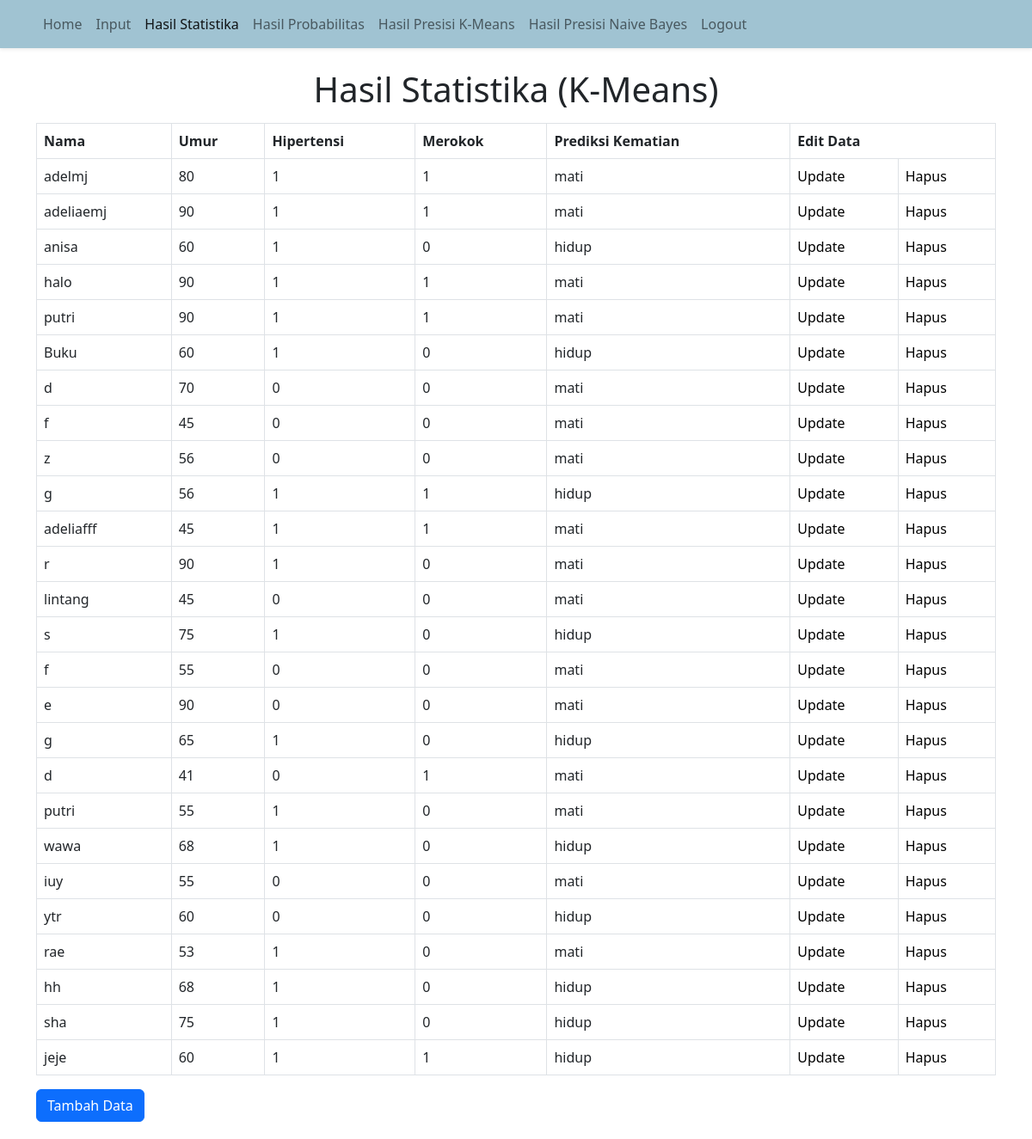
The app's page /hasilcopy.php with its own data.
### tables this page shows
CREATE TABLE `inputan` (
  `nama` varchar(225) NOT NULL,
  `umur` int(11) NOT NULL,
  `hipertensi` int(11) NOT NULL,
  `merokok` int(11) NOT NULL,
  `prediksi_kematian_kmeans` int(11) NOT NULL,
  `hasil_nbayes` int(11) NOT NULL
);

### hasilcopy.php (the view, shortened to what this page needs)
<!DOCTYPE html>
<html lang="en">
<head>
  <link href="https://cdn.jsdelivr.net/npm/bootstrap@5.2.3/dist/css/bootstrap.min.css" rel="stylesheet"
>
  <link href="https://cdn.jsdelivr.net/npm/bootstrap@5.2.3/dist/css/bootstrap.min.css" rel="stylesheet"
>
</head>
<body>
  <nav class="navbar navbar-expand-lg bg-nav shadow-sm fixed-top">
    <div class="container">
      <div class="navbar-nav bg-nav">
        <a class="nav-link" aria-current="page" href="index.php">Home</a>
        <a class="nav-link" href="data.php">Input</a>
        <a class="nav-link active" href="hasil.php">Hasil Statistika</a>
        <a class="nav-link" href="hasilprob.php">Hasil Probabilitas</a>
        <a class="nav-link" href="Means.php">Hasil Presisi K-Means</a>
        <a class="nav-link" href="hasilpresisi.php">Hasil Presisi Naive Bayes</a>
        <a class="nav-link" href="logout.php">Logout</a>
      </div>
    </div>
  </nav>
  <h1 align="center">Hasil Statistika (K-Means)</h1>
  <div class="container">
    <table class="table table-bordered">
      <tr>
        <th>Nama</th>
        <th>Umur</th>
        <th>Hipertensi</th>
        <th>Merokok</th>
        <th> Prediksi Kematian </th>
        <th colspan="3">Edit Data</th>
      </tr>
      <?php
      include 'koneksi.php';
      $data = mysqli_query($koneksi, "Select * from inputan");
      while ($data2 = mysqli_fetch_array($data)) { ?>
        <tr>
          <td>
            <?php echo $data2["nama"]; ?>
          </td>
          <td>
            <?php echo $data2["umur"]; ?>
          </td>
          <td>
            <?php echo $data2["hipertensi"]; ?>
          </td>
          <td>
            <?php echo $data2["merokok"]; ?>
          </td>
          <td>
            <?php
            if (($data2["prediksi_kematian_kmeans"]) == 1) {
              echo "mati";
            } else {
              echo "hidup";
            }
            ?>
          </td>
          <td><a nama="update" class="link-website" href="update.php?kode=<?php echo $data2["nama"]; ?>">Update</a></td>
          <td><a class="link-website" href="proseshapus.php?nama=<?php echo $data2["nama"]; ?>">Hapus</a></td>
        </tr>
      <?php } ?>
    </table>
    <button type="submit" class="btn btn-primary" name="tambah"> <a class="link-website putih" href="data.php">
        Tambah Data </a></button>
  </div>
</body>
</html>

### hasilcopy.php (style rules this page uses)
.bg-nav { background-color: #A0C3D2; }
h1 { margin-top: 80px; }
table { margin-top: 15px; border: solid 1px; }
.link-website { text-decoration: none; color: black; }
.putih { color: white; }
body { margin-bottom: 20px; }

### records on screen
inputan: nama "adelmj", umur "80", hipertensi "1", merokok "1", prediksi_kematian_kmeans "mati"
inputan: nama "adeliaemj", umur "90", hipertensi "1", merokok "1", prediksi_kematian_kmeans "mati"
inputan: nama "anisa", umur "60", hipertensi "1", merokok "0", prediksi_kematian_kmeans "hidup"
inputan: nama "halo", umur "90", hipertensi "1", merokok "1", prediksi_kematian_kmeans "mati"
inputan: nama "putri", umur "90", hipertensi "1", merokok "1", prediksi_kematian_kmeans "mati"
inputan: nama "Buku", umur "60", hipertensi "1", merokok "0", prediksi_kematian_kmeans "hidup"
inputan: nama "d", umur "70", hipertensi "0", merokok "0", prediksi_kematian_kmeans "mati"
inputan: nama "f", umur "45", hipertensi "0", merokok "0", prediksi_kematian_kmeans "mati"
inputan: nama "z", umur "56", hipertensi "0", merokok "0", prediksi_kematian_kmeans "mati"
inputan: nama "g", umur "56", hipertensi "1", merokok "1", prediksi_kematian_kmeans "hidup"
inputan: nama "adeliafff", umur "45", hipertensi "1", merokok "1", prediksi_kematian_kmeans "mati"
inputan: nama "r", umur "90", hipertensi "1", merokok "0", prediksi_kematian_kmeans "mati"
inputan: nama "lintang", umur "45", hipertensi "0", merokok "0", prediksi_kematian_kmeans "mati"
inputan: nama "s", umur "75", hipertensi "1", merokok "0", prediksi_kematian_kmeans "hidup"
inputan: nama "f", umur "55", hipertensi "0", merokok "0", prediksi_kematian_kmeans "mati"
inputan: nama "e", umur "90", hipertensi "0", merokok "0", prediksi_kematian_kmeans "mati"
inputan: nama "g", umur "65", hipertensi "1", merokok "0", prediksi_kematian_kmeans "hidup"
inputan: nama "d", umur "41", hipertensi "0", merokok "1", prediksi_kematian_kmeans "mati"
inputan: nama "putri", umur "55", hipertensi "1", merokok "0", prediksi_kematian_kmeans "mati"
inputan: nama "wawa", umur "68", hipertensi "1", merokok "0", prediksi_kematian_kmeans "hidup"
inputan: nama "iuy", umur "55", hipertensi "0", merokok "0", prediksi_kematian_kmeans "mati"
inputan: nama "ytr", umur "60", hipertensi "0", merokok "0", prediksi_kematian_kmeans "hidup"
inputan: nama "rae", umur "53", hipertensi "1", merokok "0", prediksi_kematian_kmeans "mati"
inputan: nama "hh", umur "68", hipertensi "1", merokok "0", prediksi_kematian_kmeans "hidup"
inputan: nama "sha", umur "75", hipertensi "1", merokok "0", prediksi_kematian_kmeans "hidup"
inputan: nama "jeje", umur "60", hipertensi "1", merokok "1", prediksi_kematian_kmeans "hidup"
